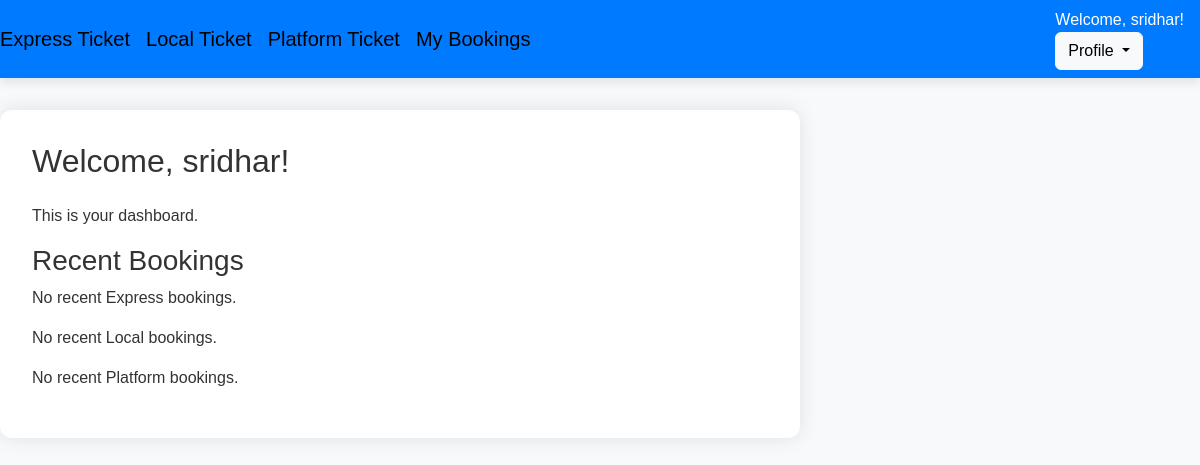
The page /users/ (signed in) on the database as committed earlier.
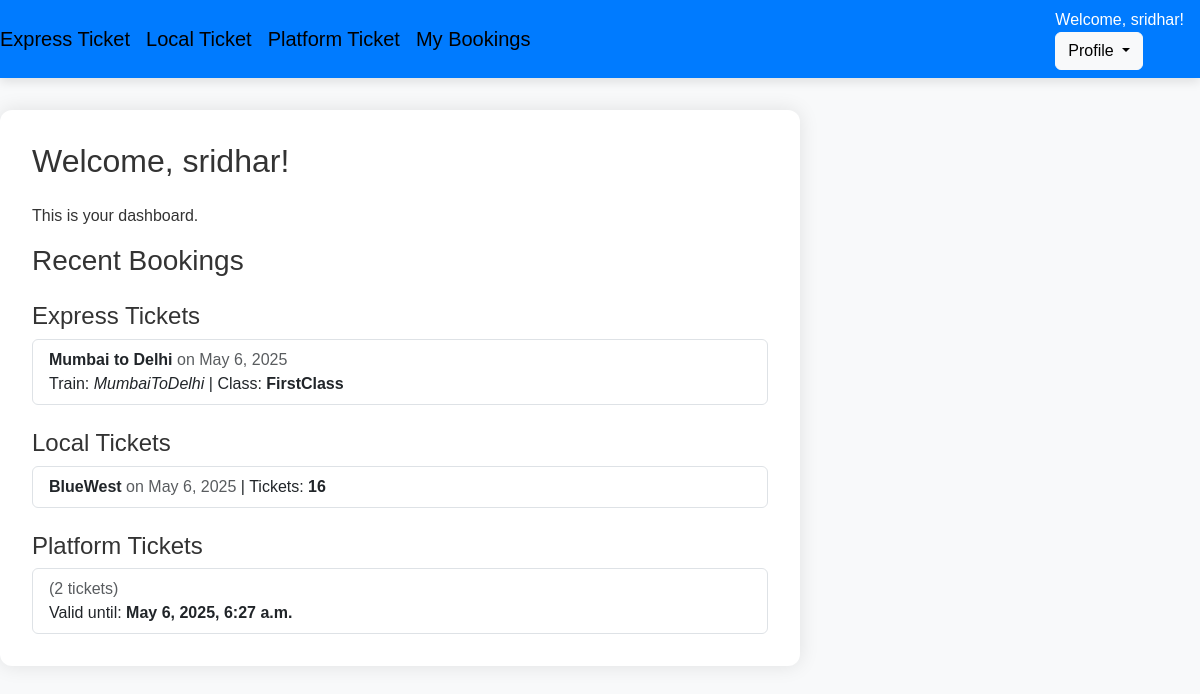
The same page on the database as committed later.
### bookings/models.py (models this page shows, shortened)
class ExpressTicket(models.Model):
    user = models.ForeignKey(User, on_delete=models.CASCADE)
    source = models.CharField(max_length=100)
    destination = models.CharField(max_length=100)
    travel_date = models.DateField()
    passengers = models.IntegerField()
    booked_at = models.DateTimeField(auto_now_add=True)
    train_name = models.CharField(max_length=64)
    travel_class = models.CharField(max_length=64)

class LocalTicket(models.Model):
    user = models.ForeignKey(User, on_delete=models.CASCADE)
    line_direction = models.CharField(max_length=100)
    travel_date = models.DateField()
    booked_at = models.DateTimeField(auto_now_add=True)
    ticket_count = models.IntegerField()

class PlatformTicket(models.Model):
    user = models.ForeignKey(User, on_delete=models.CASCADE)
    station = models.CharField(max_length=100)
    ticket_count = models.PositiveIntegerField()
    booked_at = models.DateTimeField(auto_now_add=True)
    @property
    def valid_until(self):
        return self.booked_at + timedelta(hours=6)

### users/views.py (the view)
# urls.py: path('', views.index_view, name='index'),
@login_required
def index_view(request):
    express_bookings = ExpressTicket.objects.filter(user=request.user).order_by('-booked_at')[:5]  # Limit to 5 most recent
    local_bookings = LocalTicket.objects.filter(user=request.user).order_by('-booked_at')[:5]
    platform_bookings = PlatformTicket.objects.filter(user=request.user).order_by('-booked_at')[:5]
    context = {
        'user': request.user,
        'express_bookings': express_bookings,
        'local_bookings': local_bookings,
        'platform_bookings': platform_bookings,
    }
    return render(request, 'users/index.html', context)

### users/templates/users/index.html (shortened to what this page needs)
{% extends 'layout.html' %}
{% block content %}
  <div class="container-content">
    <h2 class="mb-4">Welcome, {{ user.username }}!</h2>
    <p>This is your dashboard.</p>
    <h3>Recent Bookings</h3>
    {% if express_bookings %}
      <h4 class="mt-4">Express Tickets</h4>
      <ul class="list-group">
        {% for booking in express_bookings %}
          <li class="list-group-item">
            <strong>{{ booking.source }} to {{ booking.destination }}</strong>
            <span class="text-muted">on {{ booking.travel_date }}</span><br>
            Train: <em>{{ booking.train_name }}</em> | Class: <strong>{{ booking.travel_class }}</strong>
          </li>
        {% endfor %}
      </ul>
    {% else %}
      <p>No recent Express bookings.</p>
    {% endif %}
    {% if local_bookings %}
      <h4 class="mt-4">Local Tickets</h4>
      <ul class="list-group">
        {% for booking in local_bookings %}
          <li class="list-group-item">
            <strong>{{ booking.line_direction }}</strong>
            <span class="text-muted">on {{ booking.travel_date }}</span>
            | Tickets: <strong>{{ booking.ticket_count }}</strong>
          </li>
        {% endfor %}
      </ul>
    {% else %}
      <p>No recent Local bookings.</p>
    {% endif %}
    {% if platform_bookings %}
      <h4 class="mt-4">Platform Tickets</h4>
      <ul class="list-group">
        {% for booking in platform_bookings %}
          <li class="list-group-item">
            <span class="text-muted">({{ booking.ticket_count }} tickets)</span><br>
            Valid until: <strong>{{ booking.valid_until }}</strong>
          </li>
        {% endfor %}
      </ul>
    {% else %}
      <p>No recent Platform bookings.</p>
    {% endif %}
  </div>
{% endblock %}

Rows that differ between the two databases and show on the page:
now on this page (row edited): ExpressTicket: source "Mumbai", destination "Delhi", travel_date "May 6, 2025", train_name "MumbaiToDelhi", travel_class "FirstClass"
added LocalTicket: line_direction "BlueWest", travel_date "May 6, 2025", ticket_count "16"
added PlatformTicket: ticket_count "2", valid_until "May 6, 2025, 6:27 a.m."
Other text that changed with them:
text no longer shown: "No recent Express bookings. No recent Local bookings. No recent Platform bookings."
text now shown: "Express Tickets Local Tickets Platform Tickets"
